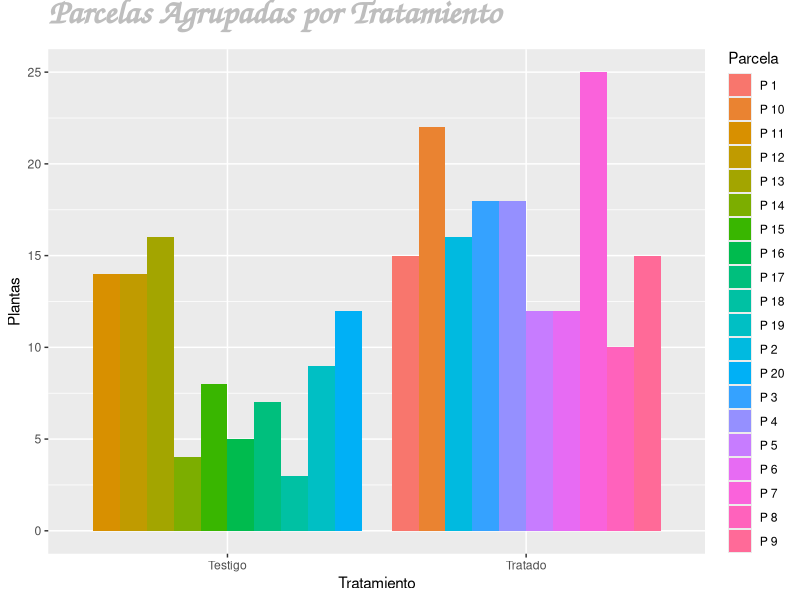

Write R code to recreate this figure.
## ---- chunk 1
require(ggplot2)

Plantas = c(15,16,18,18,12,12,25,10,15,22,14,14,16,4,8,5,7,3,9,12) # Plantas nacidas por m2
Parcela = paste("P", 1:20)
Tratamiento = rep((c("Tratado","Testigo")),c(10,10))

df = data.frame(Tratamiento, Parcela, Plantas)

ggplot(data=df, aes(x=Tratamiento, y=Plantas, fill=Parcela)) + 
    geom_bar(stat="identity", position="dodge")+
  ggtitle ("Parcelas Agrupadas por Tratamiento")+
  theme (plot.title = element_text(family="Comic Sans MS",
                                  size=rel(2.3), 
                                  vjust=2, 
                                  face="bold", 
                                  color="gray"))

